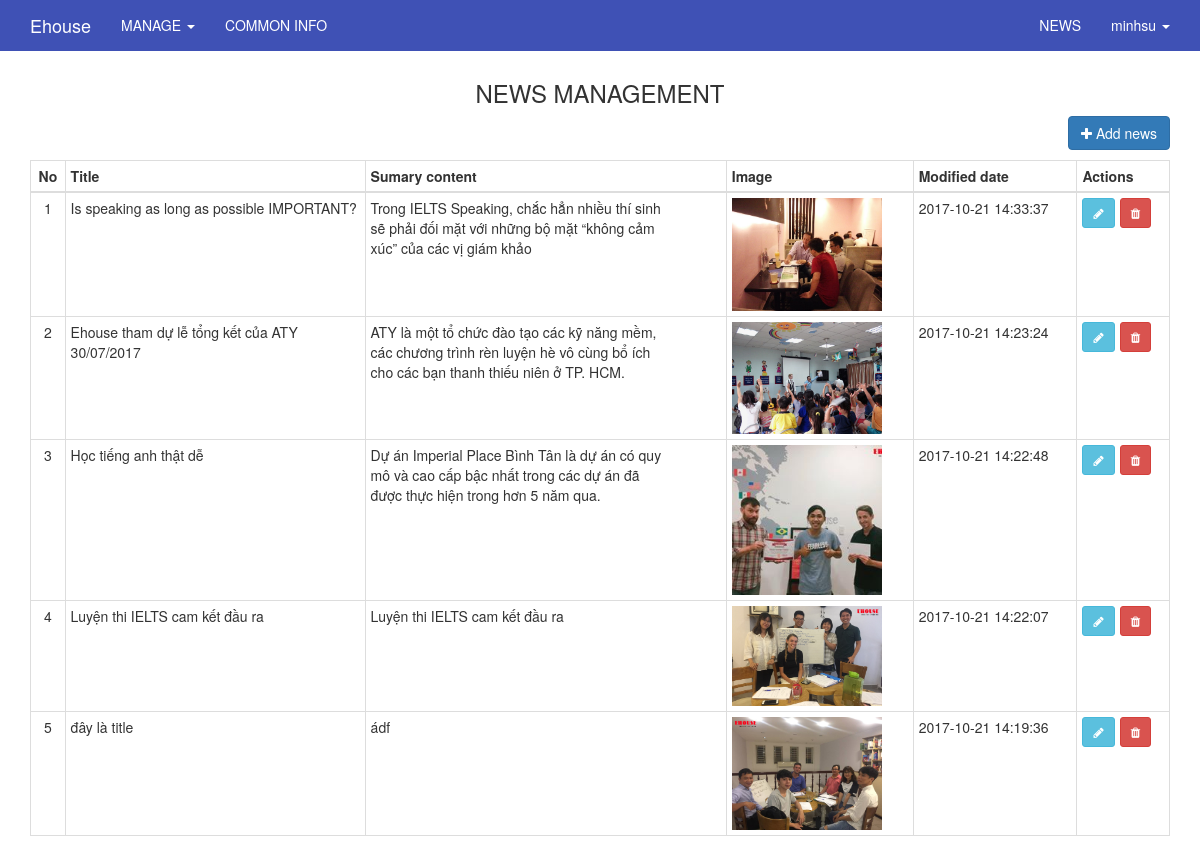
Screenshot of /index.php/admin/news (signed in) with the database file from the repository.
### tables this page shows
CREATE TABLE `users` (
  `id` int(11) UNSIGNED NOT NULL,
  `ip_address` varchar(15) NOT NULL,
  `username` varchar(100) NOT NULL,
  `password` varchar(255) NOT NULL,
  `salt` varchar(255) DEFAULT NULL,
  `email` varchar(100) NOT NULL,
  `activation_code` varchar(40) DEFAULT NULL,
  `forgotten_password_code` varchar(40) DEFAULT NULL,
  `forgotten_password_time` int(11) UNSIGNED DEFAULT NULL,
  `remember_code` varchar(40) DEFAULT NULL,
  `created_on` int(11) UNSIGNED NOT NULL,
  `last_login` int(11) UNSIGNED DEFAULT NULL,
  `active` tinyint(1) UNSIGNED DEFAULT NULL,
  `first_name` varchar(50) DEFAULT NULL,
  `last_name` varchar(50) DEFAULT NULL,
  `company` varchar(100) DEFAULT NULL,
  `birth_day` varchar(50) NOT NULL,
  `phone` varchar(20) DEFAULT NULL,
  `address` varchar(255) DEFAULT NULL,
  `profile` text,
  `modified_date` datetime DEFAULT NULL
);

CREATE TABLE `news` (
  `id` int(11) NOT NULL,
  `title` text NOT NULL,
  `short_content` text NOT NULL,
  `content` text NOT NULL,
  `keyword` varchar(255) NOT NULL,
  `meta_description` varchar(255) NOT NULL,
  `image` varchar(255) NOT NULL,
  `language_slug` varchar(2) NOT NULL,
  `modified_date` datetime NOT NULL,
  `status` tinyint(1) NOT NULL
);

### application/core/MY_Controller.php (called while the page is built, shortened)
<?php
class MY_Controller extends CI_Controller {
	protected function render($the_view = NULL, $template = 'master')
	{
		if($template == 'json' || $this->input->is_ajax_request())
		{
			header('Content-Type: application/json');
			echo json_encode($this->data);
		}
		else if(is_null($template))
		{
			$this->load->view($the_view, $this->data);
		}else
		{
			$this->data['the_view_content'] = (is_null($the_view)) ? '' : $this->load->view($the_view, $this->data, TRUE);
			$this->load->view('templates/' . $template . '_view', $this->data);
		}
	}
}
class Admin_Controller extends MY_Controller
{
	function __construct()
	{
		$current_user = $this->ion_auth->user()->row();
	}
	protected function render($the_view = NULL, $template = 'admin_master')
	{
		parent::render($the_view, $template);
	}
}

### application/controllers/admin/News.php (called while the page is built, shortened)
<?php
class News extends Admin_Controller
{
    function __construct()
    {
        parent::__construct();
    }
    public function index()
    {
        $config["per_page"] = 15;
        $page = ($this->input->get('page')) ? $this->input->get('page') : 1;
        $offset = ($page  == 1) ? 0 : ($page * $config['per_page']) - $config['per_page'];
        $input_news['limit'] = array($config["per_page"], $offset);
        $input_news['order'] = array('modified_date','DESC');
        $this->data['items'] = $this->news_model->get_list($input_news);
        $this->render('admin/news/index_view');
    }
}

### index.php (called while the page is built, shortened)
<?php
require_once BASEPATH.'core/CodeIgniter.php';

### application/models/News_model.php (called while the page is built, shortened)
<?php
class News_model extends MY_Model
{
    function __construct()
    {
        $this->table = 'news';
    }
}

### application/core/MY_Model.php (called while the page is built, shortened)
<?php if ( ! defined('BASEPATH')) exit('No direct script access allowed');
class MY_Model extends CI_Model {
    var $table = '';
    var $key = 'id';
    var $order = '';
    function get_list($input = array())
    {
        $query = $this->db->get($this->table);
        return $query->result();
    }
    protected function get_list_set_input($input = array())
    {
        if (isset($input['order'][0]) && isset($input['order'][1]))
        {
            $this->db->order_by($input['order'][0], $input['order'][1]);
        }
        else
        {
            $order = ($this->order == '') ? array($this->table.'.'.$this->key, 'desc') : $this->order;
            $this->db->order_by($order[0], $order[1]);
        }
        if (isset($input['limit'][0]) && isset($input['limit'][1]))
        {
            $this->db->limit($input['limit'][0], $input['limit'][1]);
        }
    }
}
?>

### application/libraries/Ion_auth.php (called while the page is built, shortened)
<?php  if ( ! defined('BASEPATH')) exit('No direct script access allowed');
class Ion_auth
{
    public $_cache_user_in_group;
    public function __construct()
    {
        $this->_cache_user_in_group =& $this->ion_auth_model->_cache_user_in_group;
        $this->ion_auth_model->trigger_events('library_constructor');
    }
    public function __call($method, $arguments)
    {
        return call_user_func_array( array($this->ion_auth_model, $method), $arguments);
    }
    public function __get($var)
    {
        return get_instance()->$var;
    }
    public function logged_in()
    {
        $this->ion_auth_model->trigger_events('logged_in');
        return (bool) $this->session->userdata('identity');
    }
    public function in_group($check_group, $id=false, $check_all = false)
    {
        $this->ion_auth_model->trigger_events('in_group');
        $id || $id = $this->session->userdata('user_id');
        if (!is_array($check_group))
        {
            $check_group = array($check_group);
        }
        if (isset($this->_cache_user_in_group[$id]))
        {
            $groups_array = $this->_cache_user_in_group[$id];
        }
        else
        {
            $users_groups = $this->ion_auth_model->get_users_groups($id)->result();
            $groups_array = array();
            foreach ($users_groups as $group)
            {
                $groups_array[$group->id] = $group->name;
            }
            $this->_cache_user_in_group[$id] = $groups_array;
        }
        foreach ($check_group as $key => $value)
        {
            $groups = (is_string($value)) ? $groups_array : array_keys($groups_array);
            if (in_array($value, $groups) xor $check_all)
            {
                return !$check_all;
            }
        }
        return $check_all;
    }
}

### application/libraries/Session.php (called while the page is built, shortened)
<?php if ( ! defined('BASEPATH')) exit('No direct script access allowed');
class Session
{
    protected $sess_namespace = '';
    protected $store = array();
     private function initialize()
     {
        if (isset($_SESSION[$this->sess_namespace]) ) {
            $this->store = $_SESSION[$this->sess_namespace];
        }
        $destroy = false;
        if (!$destroy) {
            return;
        }
    }
    public function userdata($value)
    {
        if (isset($this->store[$value])) {
            return $this->store[$value];
        } else {
            return false;
        }
    }
    public function set_userdata($data = array(), $value = '')
    {
        if (is_string($data)) {
            $data = array($data => $value);
        }
        foreach ($data as $key => $val) {
            $this->store[$key] = $val;
        }
    }
}

### application/models/Ion_auth_model.php (called while the page is built, shortened)
<?php  if ( ! defined('BASEPATH')) exit('No direct script access allowed');
class Ion_auth_model extends CI_Model
{
    public $tables = array();
    public $_ion_where = array();
    public $_ion_select = array();
    public $_ion_limit = NULL;
    public $_ion_offset = NULL;
    public $_ion_order_by = NULL;
    public $_ion_order = NULL;
    protected $response = NULL;
    public function __construct()
    {
        $this->config->load('ion_auth', TRUE);
        $this->tables  = $this->config->item('tables', 'ion_auth');
    }
    public function limit($limit)
    {
        $this->_ion_limit = $limit;
        return $this;
    }
    public function where($where, $value = NULL)
    {
        if (!is_array($where))
        {
            $where = array($where => $value);
        }
        array_push($this->_ion_where, $where);
        return $this;
    }
    public function order_by($by, $order='desc')
    {
        $this->_ion_order_by = $by;
        $this->_ion_order    = $order;
        return $this;
    }
    public function row()
    {
        $row = $this->response->row();
        return $row;
    }
    public function users($groups = NULL)
    {
        if (isset($this->_ion_select) && !empty($this->_ion_select))
        {
            foreach ($this->_ion_select as $select)
            {
                $this->db->select($select);
            }
            $this->_ion_select = array();
        }
        else
        {
            $this->db->select(array(
                $this->tables['users'].'.*',
                $this->tables['users'].'.id as id',
                $this->tables['users'].'.id as user_id'
            ));
        }
        if (isset($this->_ion_where) && !empty($this->_ion_where))
        {
            foreach ($this->_ion_where as $where)
            {
                $this->db->where($where);
            }
            $this->_ion_where = array();
        }
        if (isset($this->_ion_limit) && isset($this->_ion_offset))
        {
            $this->db->limit($this->_ion_limit, $this->_ion_offset);
            $this->_ion_limit  = NULL;
            $this->_ion_offset = NULL;
        }
        else if (isset($this->_ion_limit))
        {
            $this->db->limit($this->_ion_limit);
            $this->_ion_limit  = NULL;
        }
        if (isset($this->_ion_order_by) && isset($this->_ion_order))
        {
            $this->db->order_by($this->_ion_order_by, $this->_ion_order);
            $this->_ion_order    = NULL;
            $this->_ion_order_by = NULL;
        }
        $this->response = $this->db->get($this->tables['users']);
        return $this;
    }
    public function user($id = NULL)
    {
        $id = isset($id) ? $id : $this->session->userdata('user_id');
        $this->users();
        return $this;
    }
}

### application/views/admin/news/index_view.php (the view, shortened to what this page needs)
<div class="container">
    <div class="row">
        <div class="col-lg-12">
            <h3 class="text-center">NEWS MANAGEMENT</h3>
        </div>
    </div>
    <div class="row">
        <div class="col-lg-12">
            <a href="<?php echo base_url('admin/news/create'); ?>"><button class="pull-right btn btn-primary"><li class="fa fa-plus"></li> Add news</button></a>
        </div>
    </div>
    <div class="row">
        <div class="col-lg-12" style="margin-top: 10px;">
            <?php
            echo '<table class="table table-hover table-bordered table-condensed">';
            echo '<thead>';
            echo '<tr>';
            echo '<th><div class="text-center">No</div></th>';
            echo '<th style="width: 300px !important">Title</th>';
            echo '<th>Sumary content</th>';
            echo '<th>Image</th>';
            echo '<th>Modified date</th>';
            echo '<th>Actions</th>';
            echo '</tr>';
            echo '</thead>';
            echo '<tbody>';
            if(!empty($items))
            {
                foreach($items as $key => $item)
                {
                    echo '<tr>';
                    echo '<td><div class="text-center">'.$record_number.'</div></td>';
                    echo '<td><div style="max-width: 300px;">'.$item->title.'</div></td>';
                    echo '<td><div style="max-width: 300px;">'.$item->short_content.'</div></td>';
                    echo '<td><img src="'.$item->image.'" style="width: 150px;"></td>';
                    echo '<td>'.$item->modified_date.'</td>';
                    echo '<td>';
                    echo '<a href="'.base_url('admin/news/edit/'.$item->id).'" style="color:#fff"><button title="Click to edit" class="btn btn-sm btn-info"><li class="fa fa-pencil"></li></button></a>';
                    echo '<a href="'.base_url('admin/news/delete/'.$item->id).'" style="color:#fff; margin-left:5px" onclick="return confirm(\'Bạn chắc chắn muốn xóa ?\')"><button title="Click to delete" class="btn btn-sm btn-danger"><li class="fa fa-trash"></li></button></a>';
                    ?>
                    <?php
                    echo '</td>';
                    echo '</tr>';
                    $record_number++;
                }
            }
            echo '</tbody>';
            echo '</table>';
            ?>
        </div>
    </div>
</div>

### application/views/templates/_parts/admin_master_header_view.php (shortened to what this page needs)
    <!DOCTYPE html>
<html>
    <head>
    </head>
<body>
<?php
if($this->ion_auth->logged_in()) {
    ?>
    <nav class="navbar navbar-inverse navbar-fixed-top">
        <div class="container">
            <div class="navbar-header">
                <a class="navbar-brand"
                   href="<?php echo base_url(); ?>" target="_new"><?php echo 'Ehouse'?></a>
            </div>
            <div id="navbar" class="collapse navbar-collapse">
                <ul class="nav navbar-nav">
                    <li class="dropdown">
                        <a href="#" class="dropdown-toggle" data-toggle="dropdown" role="button" aria-expanded="false">MANAGE <span class="caret"></span></a>
                    </li>
                    <li><?php echo anchor('admin/website/index','COMMON INFO');?></li>
                </ul>
                <ul class="nav navbar-nav navbar-right">
                    <li><?php echo anchor('admin/news/index','NEWS');?></li>
                    <li class="dropdown">
                        <a href="#" class="dropdown-toggle" data-toggle="dropdown" role="button" aria-expanded="false"><?php echo $this->ion_auth->user()->row()->username;?> <span class="caret"></span></a>
                    </li>
                </ul>
            </div>
        </div>
    </nav>
<?php
}
?>

### public/css/admin.css (style rules this page uses)
.navbar-inverse { background-color: #3F51B5; border-color: #3F51B5; border-radius: inherit; }
.navbar-inverse .navbar-nav>li>a { color: white; }
.navbar-inverse .navbar-brand { color: white; }

### rows the page displays
users: id+username "minhsu"
news: title "Is speaking as long as possible IMPORTANT?", short_content "Trong IELTS Speaking, chắc hẳn nhiều thí sinh sẽ phải đối mặt với những bộ mặt “không cảm xúc” của các vị giám khảo", image (picture), modified_date "2017-10-21 14:33:37"
news: title "Ehouse tham dự lễ tổng kết của ATY 30/07/2017", short_content "ATY là một tổ chức đào tạo các kỹ năng mềm, các chương trình rèn luyện hè vô cùng bổ ích cho các bạn thanh thiếu niên ở TP. HCM.", image (picture), modified_date "2017-10-21 14:23:24"
news: title "Học tiếng anh thật dễ", short_content "Dự án Imperial Place Bình Tân là dự án có quy mô và cao cấp bậc nhất trong các dự án đã được thực hiện trong hơn 5 năm qua.", image (picture), modified_date "2017-10-21 14:22:48"
news: title "Luyện thi IELTS cam kết đầu ra", short_content "Luyện thi IELTS cam kết đầu ra", image (picture), modified_date "2017-10-21 14:22:07"
news: title "đây là title", short_content "ádf", image (picture), modified_date "2017-10-21 14:19:36"

### other values shown
anchor('admin/website/index','COMMON INFO') "COMMON INFO"
anchor('admin/news/index','NEWS') "NEWS"
